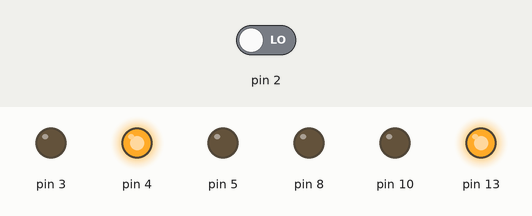
This sketch was run on a simulated Arduino Uno, built with avr-gcc and run on an emulated ATmega328P. Shown: output pins drawn as LEDs (lit = HIGH). The inputs (shaded band) are chosen by the test bench; at power-on: pin 2 LOW.

Above: at 1.2 s.
1.3 s: pin 2 driven HIGH
At 1.8 s:
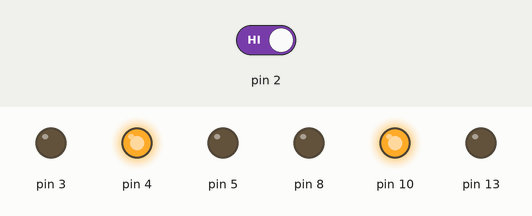
At 2.6 s:
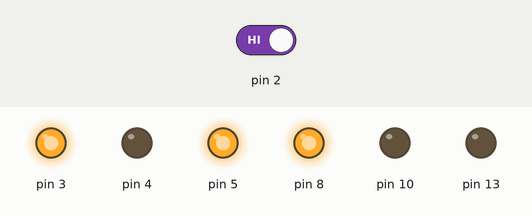
Timing chart, 0 to 10.3 s (numbered marks = the images above; inputs shaded):
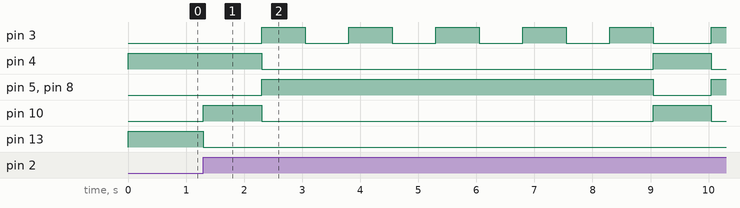

The sketch:

sketch_may11a.ino
```cpp
int (pinrojo) = 8;
int (pinambar) = 10;
int (pinverde)=13;
int (pinverdepeatones)=5;
int (pinrojopeatones)=4;
int (pulsador) = 2;
int(buzz)= 3;
void setup()
{
  pinMode(pinrojo, OUTPUT);
  pinMode(buzz, OUTPUT);
  pinMode(pinambar, OUTPUT);
  pinMode(pinverde, OUTPUT);
  pinMode(pinverdepeatones, OUTPUT);
  pinMode(pinrojopeatones, OUTPUT);
  pinMode(pulsador, INPUT);
}

void loop()
{
  digitalWrite(pinrojo , LOW);
  digitalWrite(pinambar , LOW);
  digitalWrite(pinverde , HIGH);
  digitalWrite(pinrojopeatones , HIGH);
  digitalWrite(pinverdepeatones , LOW);
  if (digitalRead (pulsador)== HIGH)
  {
    digitalWrite(pinverde, LOW);
    digitalWrite(pinambar, HIGH);
    delay(1000);
    digitalWrite(pinambar, LOW);
    digitalWrite(pinrojo, HIGH);
    digitalWrite(pinverdepeatones, HIGH);
    digitalWrite(pinrojopeatones, LOW);
    digitalWrite(buzz, HIGH);
    delay(750);
    digitalWrite(buzz, LOW);
    delay(750);
	digitalWrite(buzz, HIGH);
    delay(750);
    digitalWrite(buzz, LOW);
    delay(750);
	digitalWrite(buzz, HIGH);
    delay(750);
    digitalWrite(buzz, LOW);
    delay(750);
	digitalWrite(buzz, HIGH);
    delay(750);
    digitalWrite(buzz, LOW);
    delay(750);
    digitalWrite(buzz, HIGH);
    delay(750);
    digitalWrite(buzz, LOW);

   }
}
```

Measured:
- after the input at 1.3 s, pin 3: goes 4 × (HIGH 0.75 s, LOW 0.75 s), HIGH 0.75 s, LOW 1.0 s, then HIGH, starting after 1.0 s; pin 4: HIGH → LOW after 1.0 s, → HIGH 6.8 s later, → LOW 1.0 s later
